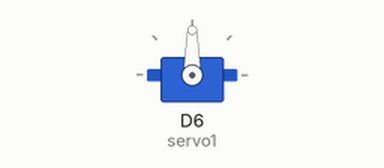
Simulated run of this sketch. Board: ESP8266 (NodeMCU). On the bench: servo.

Above: at 0.05 s.
Timing chart, 0 to 4.6 s (numbered marks = the images above):
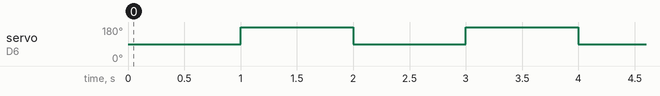

Measured:
- by itself, servo on D6 (servo1): alternates 180° for 1.0 s and 90° for 1.0 s

The sketch:

servoesp.ino
```cpp
#include<Servo.h>
Servo servo1;
Servo servo2;
void setup() {
  servo1.attach(D4);
  servo1.attach(D6);

}

void loop() {
  // put your main code here, to run repeatedly:
  servo1.write(90);
  servo2.write(90);
  delay(1000);
  servo1.write(180);
  servo2.write(180);
  delay(1000);
}
```
